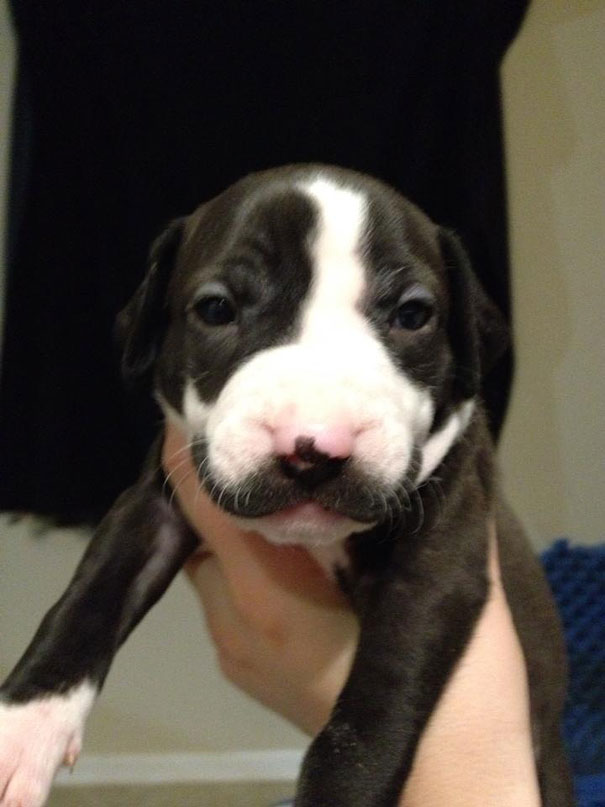
#> input picture testes/dog2.jpg, 605 x 807 px
$ python transform.py
#> lines starting #> are read from the running program, lines starting #| are printed output that depends on the picture
import cv2 as cv
import numpy as np


img = cv.imread('dog2.jpg')
#> img is the input picture: shape (807, 605, 3); mean B, G, R 64, 72.8, 80
cv.imshow('DOGO', img)
'''
Rules for tranformations
    -x -> Left
    -y -> Up
     x -> Right
     y -> Down
'''


def translation(img, x, y):
#> called with x = -100, y = 200
    matrix = np.float32([[1, 0, x], [0, 1, y]])

    return cv.warpAffine(img, matrix, (img.shape[0], img.shape[1]))
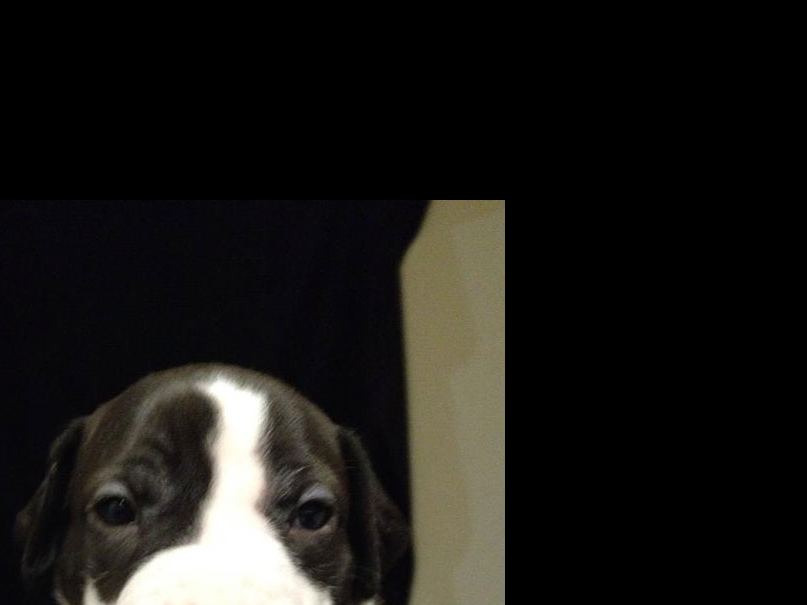
#> returned value: shape (605, 807, 3); mean of channels 0, 1, 2 22.8, 25.5, 26.8; drawn as B, G, R


def rotation(img, angle, point=None):
#> called with angle = -45
    (height, width) = img.shape[:2]
#> height = 807; width = 605

    if point is None:
        point = (height//2, width//2)
#> point = (403, 302)

    matrix = cv.getRotationMatrix2D(point, angle, 1.0)

    return cv.warpAffine(img, matrix, (width, height))
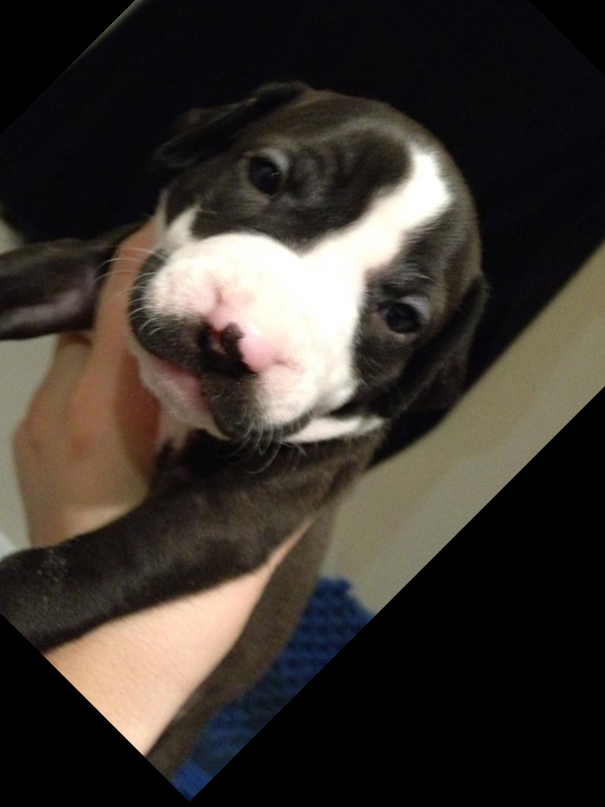
#> returned value: shape (807, 605, 3); mean of channels 0, 1, 2 47.1, 53.2, 59.4; drawn as B, G, R

# ===============================================================


translated_img = translation(img, -100, 200)
cv.imshow('Translated', translated_img)

rotated = rotation(img, -45)
cv.imshow('Rotated', rotated)

rotated_rotated = rotation(rotated, -90)
#> call 2 of rotation, with angle = -90
#> in rotation (call 2), `return cv.warpAffine(img, matrix, (width, height))`:
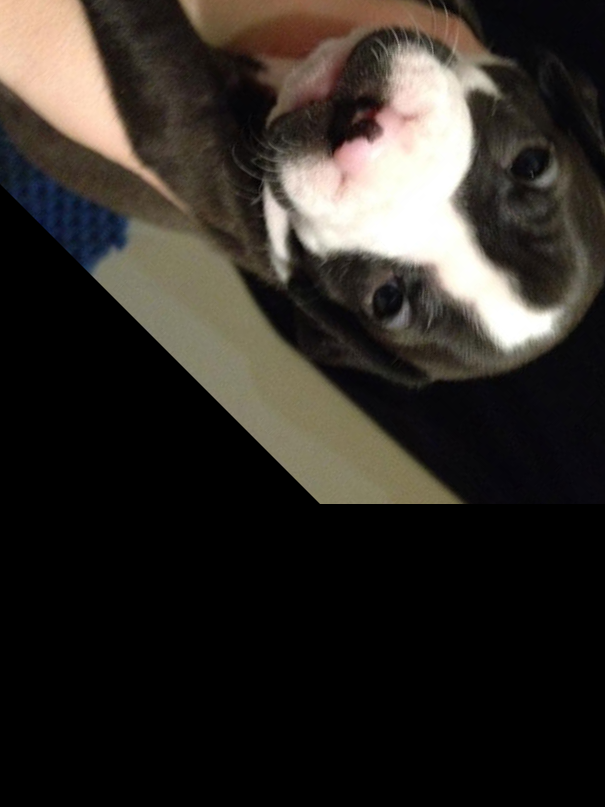
#> returned value: shape (807, 605, 3); mean of channels 0, 1, 2 38.7, 43.8, 48.3; drawn as B, G, R
cv.imshow('Rotated 2x', rotated_rotated)

# Flipping
flip = cv.flip(img, -1)
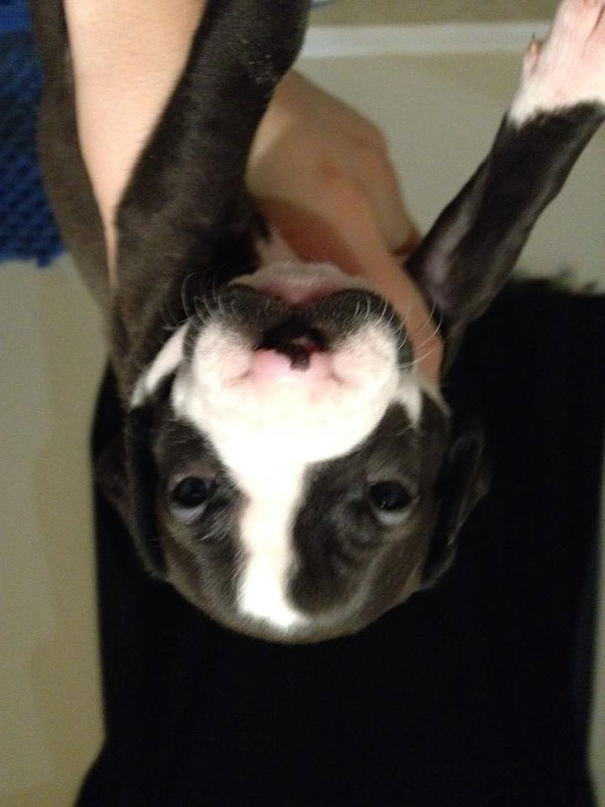
#> flip: shape (807, 605, 3); mean B, G, R 64, 72.8, 80
cv.imshow('Flip', flip)

cv.waitKey(0)
